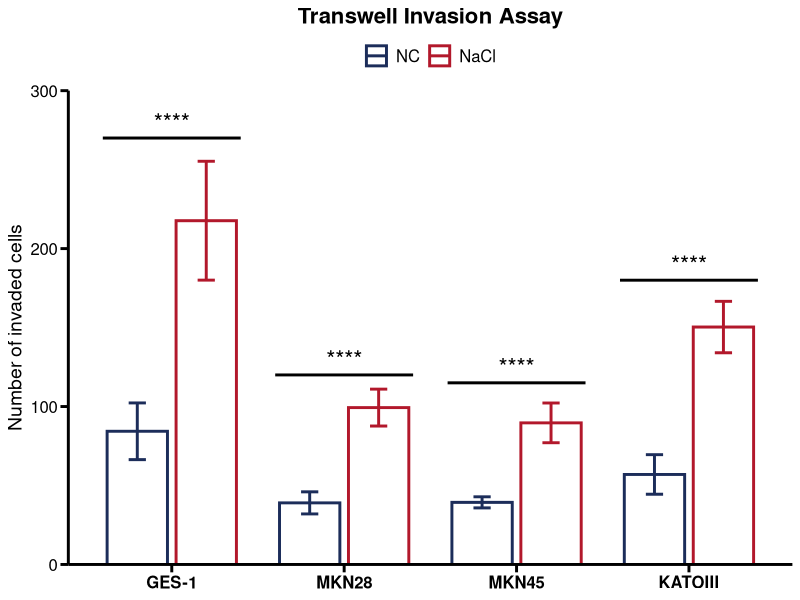
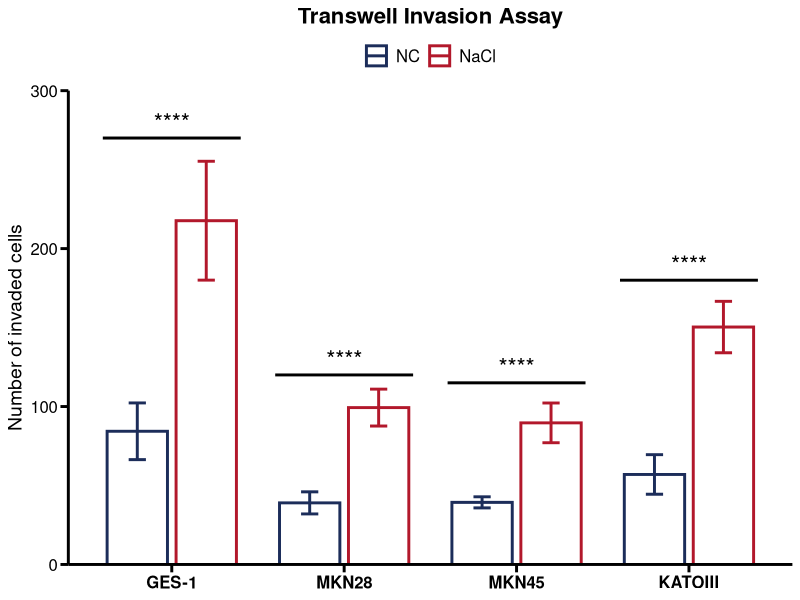

Write the R code that produced these figures, in order.
# ============================================================
# 015_Transwell invasion assay (Table S2): Bar plot with SD and
# significance annotations (NC vs NaCl) across four cell lines
# Output: Transwell_4CellLines_Wider.pdf
# ============================================================

# -----------------------------
# 0) Packages
# -----------------------------
if (!requireNamespace("ggplot2", quietly = TRUE)) install.packages("ggplot2")
library(ggplot2)

# -----------------------------
# 1) Data (Table S2 - Transwell invasion)
# -----------------------------
plot_data <- data.frame(
  CellLine = factor(
    rep(c("GES-1", "MKN28", "MKN45", "KATOIII"), each = 2),
    levels = c("GES-1", "MKN28", "MKN45", "KATOIII")
  ),
  Group = factor(rep(c("NC", "NaCl"), times = 4), levels = c("NC", "NaCl")),
  Mean = c(
    84.33, 217.67,  # GES-1
    39.00, 99.33,   # MKN28
    39.33, 89.67,   # MKN45
    57.00, 150.33   # KATOIII
  ),
  SD = c(
    17.95, 37.63,   # GES-1
    7.00, 11.68,    # MKN28
    3.51, 12.58,    # MKN45
    12.53, 16.29    # KATOIII
  )
)

# -----------------------------
# 2) Aesthetics
# -----------------------------
color_palette <- c("NC" = "#1c2d5a", "NaCl" = "#b2182b")

# Significance labels (manual; replace with your exact p-value symbols if needed)
sig_labels <- rep("****", 4)

# Positions for significance bars (manually tuned to match y-range)
sig_y <- c(270, 120, 115, 180)   # bar y-positions for each cell line
sig_y_text <- sig_y + 10         # text y-positions

# -----------------------------
# 3) Plot
# -----------------------------
p <- ggplot(plot_data, aes(x = CellLine, y = Mean, color = Group, group = Group)) +

  # Bars (outlined, white fill)
  geom_bar(
    stat = "identity",
    fill = "white",
    linewidth = 1,
    position = position_dodge(width = 0.8),
    width = 0.7
  ) +

  # Error bars (Mean ± SD)
  geom_errorbar(
    aes(ymin = Mean - SD, ymax = Mean + SD),
    position = position_dodge(width = 0.8),
    width = 0.2,
    linewidth = 1
  ) +

  # Significance bars (manual segments across each paired group)
  annotate(
    "segment",
    x = c(0.6, 1.6, 2.6, 3.6),
    xend = c(1.4, 2.4, 3.4, 4.4),
    y = sig_y,
    yend = sig_y,
    linewidth = 1,
    color = "black"
  ) +
  annotate(
    "text",
    x = c(1, 2, 3, 4),
    y = sig_y_text,
    label = sig_labels,
    size = 6,
    color = "black"
  ) +

  # Scales and labels
  scale_color_manual(values = color_palette) +
  scale_y_continuous(expand = c(0, 0), limits = c(0, 300)) +
  labs(
    x = NULL,
    y = "Number of invaded cells",
    title = "Transwell Invasion Assay"
  ) +

  # Theme
  theme_classic() +
  theme(
    legend.position = "top",
    legend.title = element_blank(),
    legend.text = element_text(size = 12),

    axis.line = element_line(linewidth = 1, color = "black"),
    axis.ticks = element_line(linewidth = 1, color = "black"),
    axis.ticks.length = unit(0.2, "cm"),

    axis.text.x = element_text(size = 12, color = "black", face = "bold"),
    axis.text.y = element_text(size = 12, color = "black"),
    axis.title.y = element_text(size = 14, color = "black"),
    plot.title = element_text(hjust = 0.5, size = 16, face = "bold")
  )

print(p)

# -----------------------------
# 4) Save
# -----------------------------
ggsave(
  filename = "Transwell_4CellLines_Wider.pdf",
  plot = p,
  width = 6,
  height = 5
)
